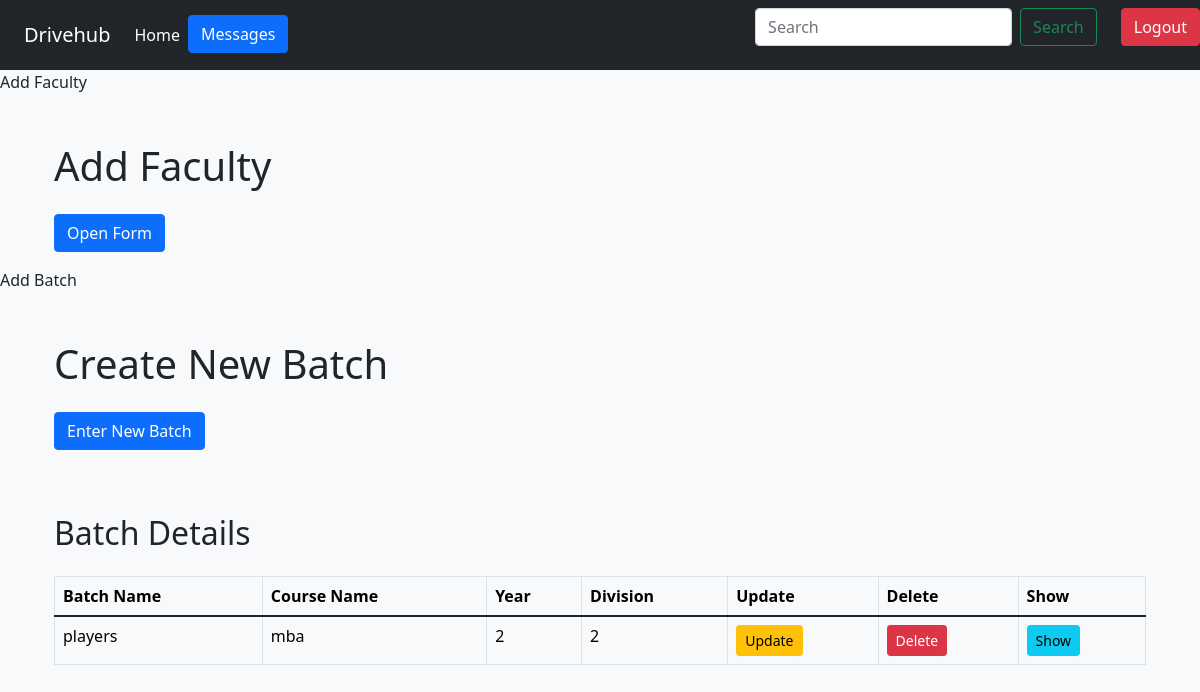
The page /faculty.php on the database its author committed.
### tables this page shows
CREATE TABLE `batchdetail` (
  `bid` int(11) NOT NULL,
  `batchname` varchar(20) NOT NULL,
  `cource` varchar(20) NOT NULL,
  `year` int(11) NOT NULL,
  `division` int(11) NOT NULL
);

### faculty.php (the view, shortened to what this page needs)
<html>
<head>
    <link href="https://cdn.jsdelivr.net/npm/bootstrap@5.3.3/dist/css/bootstrap.min.css" rel="stylesheet">
  </head>
  <body>
</body>
    <body>
    <nav class="navbar navbar-expand-lg bg-dark navbar-dark">
            <div class="container-fluid">
                <a class="navbar-brand" href="#">Drivehub</a>
                <div class="collapse navbar-collapse" id="navbarSupportedContent">
                    <ul class="navbar-nav me-auto mb-2 mb-lg-0">
                        <li class="nav-item">
                            <a class="nav-link active" aria-current="page" href="index.php">Home</a>
                        </li>
                        <li class="nav-item">
                            <button type="button" class="btn btn-primary" data-toggle="modal" data-target="#exampleModalCenter">
                                Messages
                            </button>
                        </li>
                    </ul>
                    <form class="d-flex" role="search">
                        <input class="form-control me-2" type="search" placeholder="Search" aria-label="Search">
                        <button class="btn btn-outline-success" type="submit">Search</button>
                    </form>
                </div>
            </div>
            <form action="logout.php" method="post">
            <button type="submit" name="logout" class="btn btn-danger  btn-block">Logout</button>
        </form>
        </nav>
    </body>
</html>
<?php
include_once 'connection_db.php';
echo '
<!DOCTYPE html>
<html lang="en">
<head>
    <meta charset="UTF-8">
    <meta name="viewport" content="width=device-width, initial-scale=1.0">
    <title>Open Form with Button</title>
    <link href="https://stackpath.bootstrapcdn.com/bootstrap/5.1.3/css/bootstrap.min.css" rel="stylesheet">
    <style>
        /* Hide the form initially */
        #myForm, #batchForm {
            display: none;
            margin-top: 20px;
        }
    </style>
    <script>
        // Function to show the form
        function openForm() {
            document.getElementById("myForm").style.display = "block";
        }
        function openBatchForm() {
            document.getElementById("batchForm").style.display = "block";
        }
    </script>
</head>
<body class="bg-light">
    <div class="container mt-5">
        <h1 class="mb-4">Add Faculty</h1>
        <button onclick="openForm()" class="btn btn-primary mb-3">Open Form</button>
        <div id="myForm" class="card p-4">
            <form action="faculty.php" method="post">
                <div class="mb-3">
                    <label for="userInput" class="form-label">Enter faculty name:</label>
                    <input type="text" id="userInput" name="userInput" class="form-control" required>
                </div>
                <button type="submit" name="submit" class="btn btn-success">Submit</button>
            </form>
        </div>
    </div>
</body>
</html>
';
?>
<!DOCTYPE html>
<html lang="en">
<head>
    <link href="https://stackpath.bootstrapcdn.com/bootstrap/5.1.3/css/bootstrap.min.css" rel="stylesheet">
</head>
<body class="bg-light">
    <div class="container mt-5">
        <h1 class="mb-4">Create New Batch</h1>
        <button onclick="openBatchForm()" class="btn btn-primary mb-3">Enter New Batch</button>
    </div>
</body>
</html>
<?php
$query = "SELECT * FROM batchdetail";
$result = mysqli_query($conn, $query);
if (mysqli_num_rows($result) > 0) {
    echo "<div class='container mt-5'>";
    echo "<h2 class='mb-4'>Batch Details</h2>";
    echo "<table class='table table-bordered'>";
    echo "<thead class='thead-dark'>";
    echo "<tr>";
    echo "<th>Batch Name</th>";
    echo "<th>Course Name</th>";
    echo "<th>Year</th>";
    echo "<th>Division</th>";
    echo "<th>Update</th>";
    echo "<th>Delete</th>";
    echo "<th>Show</th>";
    echo "</tr>";
    echo "</thead>";
    echo "<tbody>";
    while ($record = mysqli_fetch_assoc($result)) {
        echo "<tr>";
        echo "<td>" . htmlspecialchars($record["batchname"]) . "</td>";
        echo "<td>" . htmlspecialchars($record["cource"]) . "</td>";
        echo "<td>" . htmlspecialchars($record["year"]) . "</td>";
        echo "<td>" . htmlspecialchars($record["division"]) . "</td>";
        echo "<td><a href='update.php?id=" . $record["bid"] . "' class='btn btn-warning btn-sm'>Update</a></td>";
        echo "<td><a onClick=\"javascript: return confirm('Are you sure you want to delete this record?');\" href='delete.php?id=" . $record["bid"] . "' class='btn btn-danger btn-sm'>Delete</a></td>";
        echo "<td><a href='student.php?id=" . $record["bid"] . "' class='btn btn-info btn-sm'>Show</a></td>";
        echo "</tr>";
    }
    echo "</tbody>";
    echo "</table>";
    echo "</div>";
} else {
    echo "<div class='container mt-5'><p>No records found.</p></div>";
}
?>

### rows shown on the page
batchdetail: batchname "players", cource "mba", year "2", division "2"
